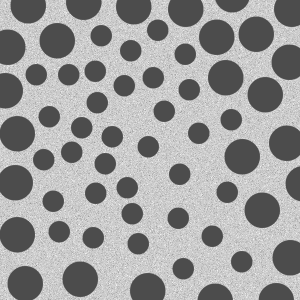
%> input picture lab4ex3/blobs.png, 300 x 300 px, given in place of blobs.tif, which was not available
$ octave runex3.m   (GNU Octave 9; MATLAB toolbox functions it lacks are replaced by stand-ins)
%> lines starting %> are read from the running program, lines starting %| are printed output that depends on the picture; in (x1, y1, x2, y2) boxes, pixels count from 0 and x2, y2 are one past the last pixel; in counts of white or black regions, pixels touching at a corner belong together; the program's own positions count from 1; pictures that were not available may be replaced by others from this repository, and a replacement may not be noted
### lab4ex3/makebinary.m
% convert the image to a binary image using threshold
function retval = makebinary(img, threshold)
  schema = ones(size(img))*threshold;
  retval = img > threshold;
end

### lab4ex3/makeblob.m
% make a circular blob
function retval = makeblob(radius)
  out = ones(2*radius+1);
  for i=1 : (2*radius+1)
    for j=1 : (2*radius+1)
      if (sqrt(i*i+j*j) < 1.0)
        out(i,j) = 0;
      end
    end
  end
  retval = out;
end

### lab4ex3/runex3.m

x = imread('../images/blobs.tif');
%> x is the input picture: size 300x300 uint8; min 76, max 252, mean 155.3

mask = makebinary(x,128);
%> in makebinary, `retval = img > threshold;`:
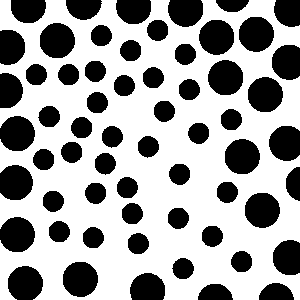
%> retval: size 300x300 logical; 62.8% white; 61 black regions, largest, box (x1, y1, x2, y2) and area: (40, 23, 75, 58) 977, (225, 139, 260, 174) 977, (63, 262, 98, 297) 977
imwrite(mask,'binarymask.png');

% Calculate the average background noise
background = x .* mask;
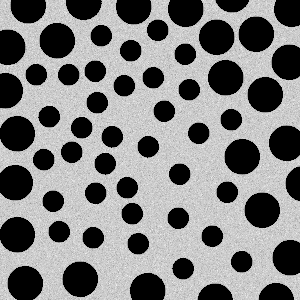
%> background: size 300x300 uint8; min 0, max 252, mean 126.5
background2 = 256 - background;
background2 = background2 .* mask;
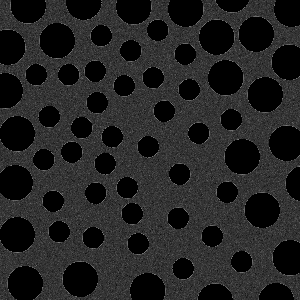
%> background2: size 300x300 uint8; min 0, max 127, mean 34.3
background2 = 256 - background2;
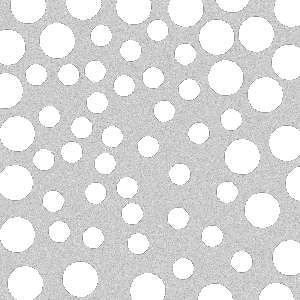
%> background2: size 300x300 uint8; min 129, max 255, mean 221.4
meannoise = mean([mean(mean(background)) mean(mean(background2)) ]);
%> meannoise = 173.9

% structuring element
blob = makeblob(8);
blob2 = makeblob(11);
blob3 = makeblob(4);

% erode the circles (all circles radius < 8 will be removed)
eroded = makebinary(conv2(mask,blob,"same"),1);
%> in makebinary (call 2), `retval = img > threshold;`: retval: size 300x300 logical; 94.8% white; 27 black regions (1 under 20 px), largest, box (x1, y1, x2, y2) and area: (284, 0, 300, 18) 262, (281, 54, 300, 70) 238, (279, 135, 300, 151) 235
imwrite(eroded,'convolution.png');

% take the complement as eroding background = dilating foreground
erodedcomp = not(eroded);

% erode the background two times using different SE
firstdilate = not(makebinary(conv2(erodedcomp,blob2,"same"),1));
%> in makebinary (call 3), `retval = img > threshold;`: retval: size 300x300 logical; 31.4% white; 23 white regions, largest, box (x1, y1, x2, y2) and area: (237, 0, 300, 114) 4462, (167, 0, 236, 56) 2328, (207, 59, 245, 97) 1332
% or used, since the background uses 1 and foreground 0
firstdilate = or(firstdilate,  mask);
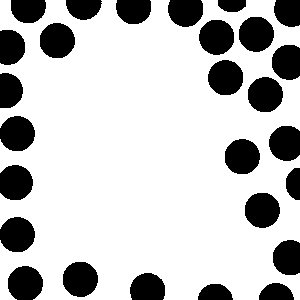
%> firstdilate: size 300x300 logical; 76.2% white; 27 black regions, largest, box (x1, y1, x2, y2) and area: (40, 23, 75, 58) 977, (225, 139, 260, 174) 977, (63, 262, 98, 297) 977
secondilate = not(makebinary(conv2(not(firstdilate),blob3,"same"),1));
%> call 4 of makebinary, with threshold = 1
%> in makebinary (call 4), `retval = img > threshold;`:
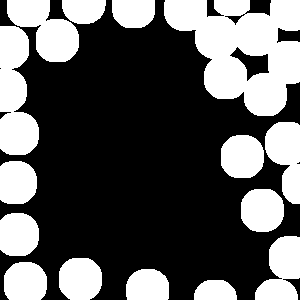
%> retval: size 300x300 logical; 36.3% white; 15 white regions, largest, box (x1, y1, x2, y2) and area: (164, 0, 300, 116) 9767, (0, 26, 39, 155) 3578, (7, 0, 79, 62) 2586
secondilate = or(secondilate,  mask);
imwrite(secondilate,'restored.png');

% generate noise image component
noise = uint8(ones(size(x)) .* secondilate * meannoise);

restoredimage = not(secondilate) .* x + noise;
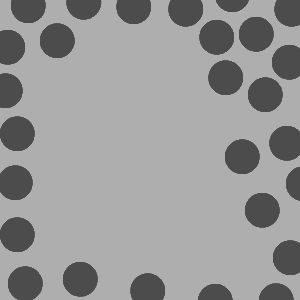
%> restoredimage: size 300x300 uint8; min 76, max 174, mean 150.9
imwrite(restoredimage,'final.png');
